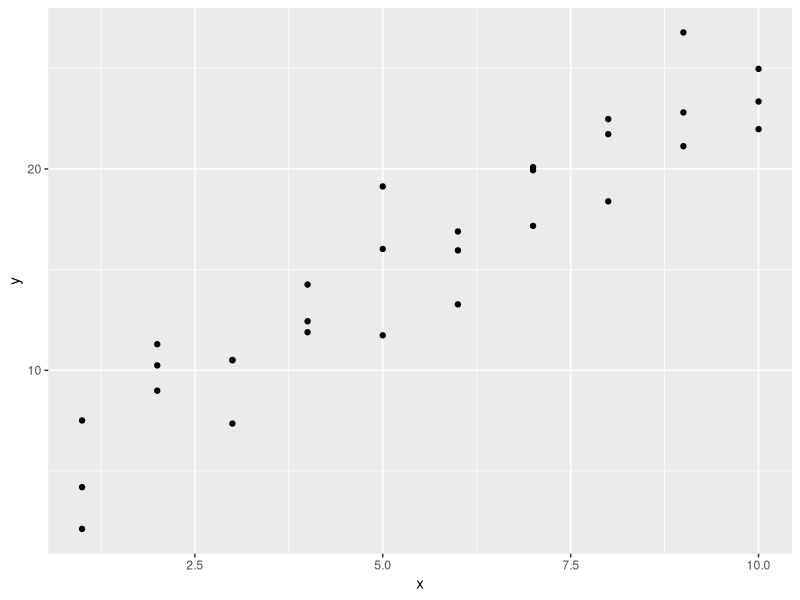
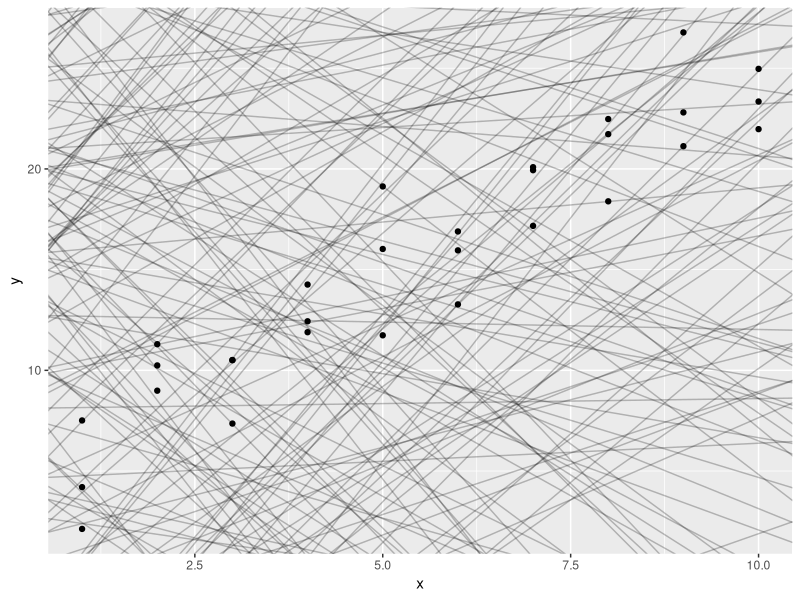
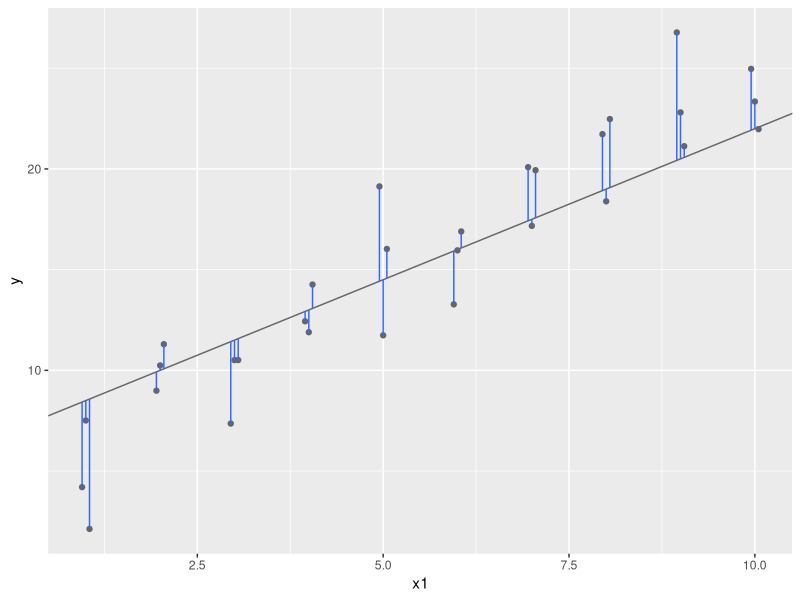
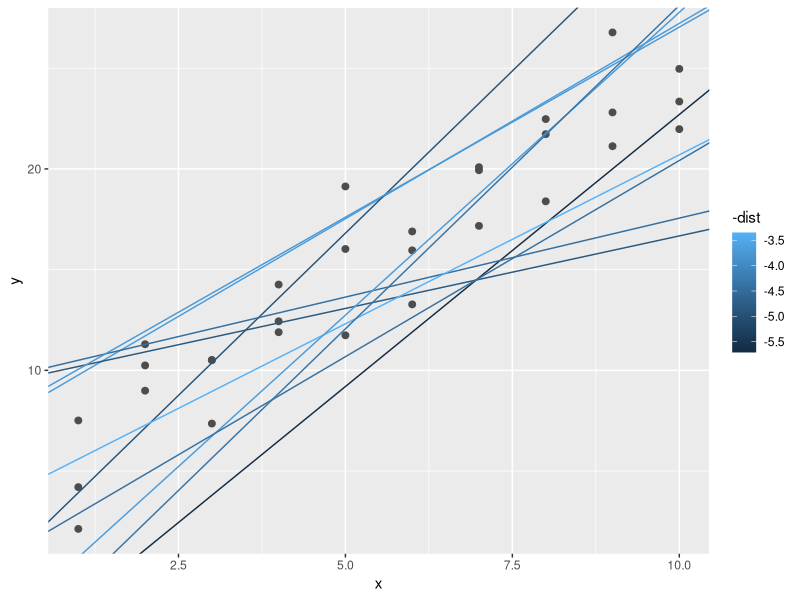
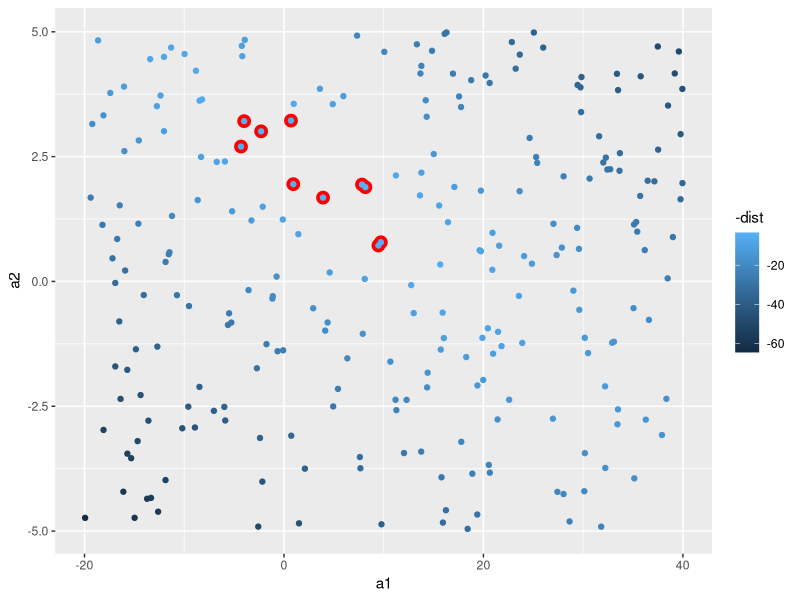
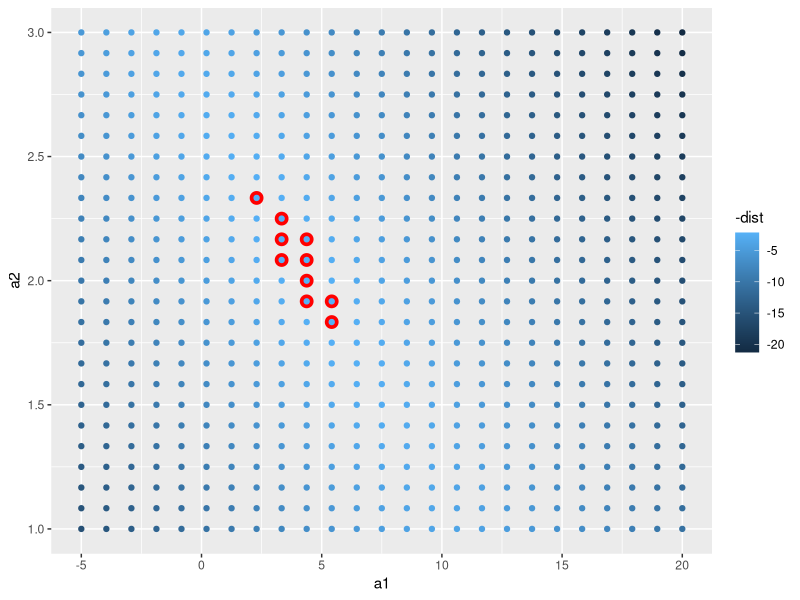
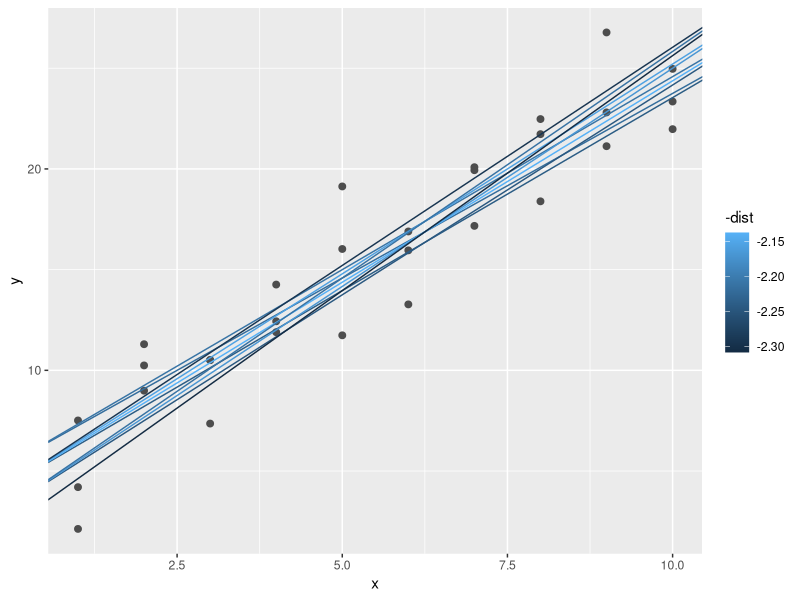
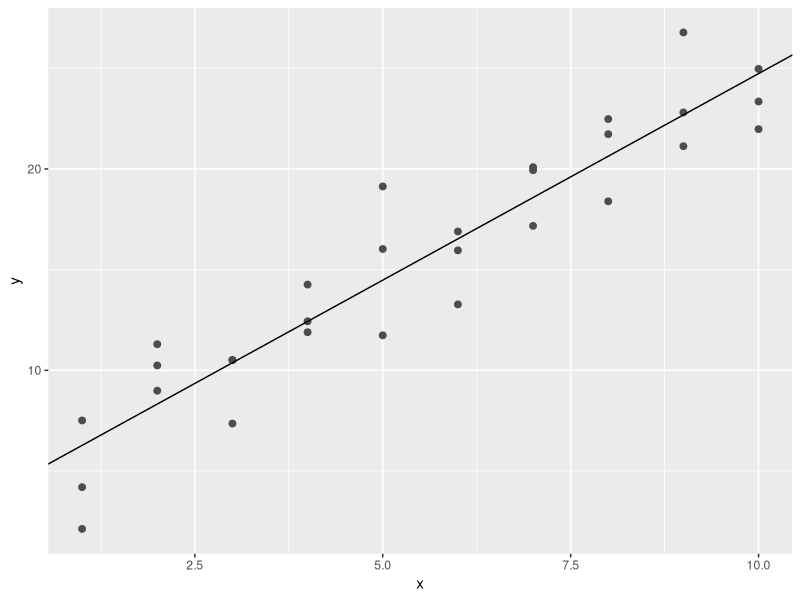

Write the R code that produced these figures, in order. (Note: this script raises an error after producing the figures.)
## ---- chunk 1
library(tidyverse)

library(modelr)
options(na.action = na.warn)
## ---- chunk 2
ggplot(sim1, aes(x, y)) + 
  geom_point()
## ---- chunk 3
models <- tibble(
  a1 = runif(250, -20, 40),
  a2 = runif(250, -5, 5)
)

ggplot(sim1, aes(x, y)) + 
  geom_abline(aes(intercept = a1, slope = a2), data = models, alpha = 1/4) +
  geom_point() 
## ---- chunk 4
dist1 <- sim1 %>% 
  mutate(
    dodge = rep(c(-1, 0, 1) / 20, 10),
    x1 = x + dodge,
    pred = 7 + x1 * 1.5
  )

ggplot(dist1, aes(x1, y)) + 
  geom_abline(intercept = 7, slope = 1.5, colour = "grey40") +
  geom_point(colour = "grey40") +
  geom_linerange(aes(ymin = y, ymax = pred), colour = "#3366FF") 
## ---- chunk 5
model1 <- function(a, data) {
  a[1] + data$x * a[2]
}
model1(c(7, 1.5), sim1)
## ---- chunk 6
measure_distance <- function(mod, data) {
  diff <- data$y - model1(mod, data)
  sqrt(mean(diff ^ 2))
}
measure_distance(c(7, 1.5), sim1)
## ---- chunk 7
sim1_dist <- function(a1, a2) {
  measure_distance(c(a1, a2), sim1)
}

models <- models %>% 
  mutate(dist = purrr::map2_dbl(a1, a2, sim1_dist))
models
## ---- chunk 8
ggplot(sim1, aes(x, y)) + 
  geom_point(size = 2, colour = "grey30") + 
  geom_abline(
    aes(intercept = a1, slope = a2, colour = -dist), 
    data = filter(models, rank(dist) <= 10)
  )
## ---- chunk 9
ggplot(models, aes(a1, a2)) +
  geom_point(data = filter(models, rank(dist) <= 10), size = 4, colour = "red") +
  geom_point(aes(colour = -dist))
## ---- chunk 10
grid <- expand.grid(
  a1 = seq(-5, 20, length = 25),
  a2 = seq(1, 3, length = 25)
  ) %>% 
  mutate(dist = purrr::map2_dbl(a1, a2, sim1_dist))

grid %>% 
  ggplot(aes(a1, a2)) +
  geom_point(data = filter(grid, rank(dist) <= 10), size = 4, colour = "red") +
  geom_point(aes(colour = -dist)) 
## ---- chunk 11
ggplot(sim1, aes(x, y)) + 
  geom_point(size = 2, colour = "grey30") + 
  geom_abline(
    aes(intercept = a1, slope = a2, colour = -dist), 
    data = filter(grid, rank(dist) <= 10)
  )
## ---- chunk 12
best <- optim(c(0, 0), measure_distance, data = sim1)
best$par

ggplot(sim1, aes(x, y)) + 
  geom_point(size = 2, colour = "grey30") + 
  geom_abline(intercept = best$par[1], slope = best$par[2])
## ---- chunk 13
sim1_mod <- lm(y ~ x, data = sim1)
coef(sim1_mod)
## ---- chunk 14
    sim1a <- tibble(
      x = rep(1:10, each = 3),
      y = x * 1.5 + 6 + rt(length(x), df = 2)
    )
## ---- chunk 15
    measure_distance <- function(mod, data) {
      diff <- data$y - model1(mod, data)
      mean(abs(diff))
    }
## ---- chunk 16
    model1 <- function(a, data) {
      a[1] + data$x * a[2] + a[3]
    }
## ---- chunk 17
grid <- sim1 %>% 
  data_grid(x) 
grid
## ---- chunk 18
grid <- grid %>% 
  add_predictions(sim1_mod) 
grid
## ---- chunk 19
ggplot(sim1, aes(x)) +
  geom_point(aes(y = y)) +
  geom_line(aes(y = pred), data = grid, colour = "red", size = 1)
## ---- chunk 20
sim1 <- sim1 %>% 
  add_residuals(sim1_mod)
sim1
## ---- chunk 21
ggplot(sim1, aes(resid)) + 
  geom_freqpoly(binwidth = 0.5)
## ---- chunk 22
ggplot(sim1, aes(x, resid)) + 
  geom_ref_line(h = 0) +
  geom_point() 
## ---- chunk 23
df <- tribble(
  ~y, ~x1, ~x2,
  4, 2, 5,
  5, 1, 6
)
model_matrix(df, y ~ x1)
## ---- chunk 24
model_matrix(df, y ~ x1 - 1)
## ---- chunk 25
model_matrix(df, y ~ x1 + x2)
## ---- chunk 26
df <- tribble(
  ~ sex, ~ response,
  "male", 1,
  "female", 2,
  "male", 1
)
model_matrix(df, response ~ sex)
## ---- chunk 27
ggplot(sim2) + 
  geom_point(aes(x, y))
## ---- chunk 28
mod2 <- lm(y ~ x, data = sim2)

grid <- sim2 %>% 
  data_grid(x) %>% 
  add_predictions(mod2)
grid
## ---- chunk 29
ggplot(sim2, aes(x)) + 
  geom_point(aes(y = y)) +
  geom_point(data = grid, aes(y = pred), colour = "red", size = 4)
## ---- chunk 30
tibble(x = "e") %>% 
  add_predictions(mod2)
## ---- chunk 31
ggplot(sim3, aes(x1, y)) + 
  geom_point(aes(colour = x2))
## ---- chunk 32
mod1 <- lm(y ~ x1 + x2, data = sim3)
mod2 <- lm(y ~ x1 * x2, data = sim3)
## ---- chunk 33
grid <- sim3 %>% 
  data_grid(x1, x2) %>% 
  gather_predictions(mod1, mod2)
grid
## ---- chunk 34
ggplot(sim3, aes(x1, y, colour = x2)) + 
  geom_point() + 
  geom_line(data = grid, aes(y = pred)) + 
  facet_wrap(~ model)
## ---- chunk 35
sim3 <- sim3 %>% 
  gather_residuals(mod1, mod2)

ggplot(sim3, aes(x1, resid, colour = x2)) + 
  geom_point() + 
  facet_grid(model ~ x2)
## ---- chunk 36
mod1 <- lm(y ~ x1 + x2, data = sim4)
mod2 <- lm(y ~ x1 * x2, data = sim4)

grid <- sim4 %>% 
  data_grid(
    x1 = seq_range(x1, 5), 
    x2 = seq_range(x2, 5) 
  ) %>% 
  gather_predictions(mod1, mod2)
grid
## ---- chunk 37
    seq_range(c(0.0123, 0.923423), n = 5)
    seq_range(c(0.0123, 0.923423), n = 5, pretty = TRUE)
## ---- chunk 38
    x1 <- rcauchy(100)
    seq_range(x1, n = 5)
    seq_range(x1, n = 5, trim = 0.10)
    seq_range(x1, n = 5, trim = 0.25)
    seq_range(x1, n = 5, trim = 0.50)
## ---- chunk 39
    x2 <- c(0, 1)
    seq_range(x2, n = 5)
    seq_range(x2, n = 5, expand = 0.10)
    seq_range(x2, n = 5, expand = 0.25)
    seq_range(x2, n = 5, expand = 0.50)
## ---- chunk 40
ggplot(grid, aes(x1, x2)) + 
  geom_tile(aes(fill = pred)) + 
  facet_wrap(~ model)
## ---- chunk 41
ggplot(grid, aes(x1, pred, colour = x2, group = x2)) + 
  geom_line() +
  facet_wrap(~ model)
ggplot(grid, aes(x2, pred, colour = x1, group = x1)) + 
  geom_line() +
  facet_wrap(~ model)
## ---- chunk 42
df <- tribble(
  ~y, ~x,
   1,  1,
   2,  2, 
   3,  3
)
model_matrix(df, y ~ x^2 + x)
model_matrix(df, y ~ I(x^2) + x)
## ---- chunk 43
model_matrix(df, y ~ poly(x, 2))
## ---- chunk 44
library(splines)
model_matrix(df, y ~ ns(x, 2))
## ---- chunk 45
sim5 <- tibble(
  x = seq(0, 3.5 * pi, length = 50),
  y = 4 * sin(x) + rnorm(length(x))
)

ggplot(sim5, aes(x, y)) +
  geom_point()
## ---- chunk 46
mod1 <- lm(y ~ ns(x, 1), data = sim5)
mod2 <- lm(y ~ ns(x, 2), data = sim5)
mod3 <- lm(y ~ ns(x, 3), data = sim5)
mod4 <- lm(y ~ ns(x, 4), data = sim5)
mod5 <- lm(y ~ ns(x, 5), data = sim5)

grid <- sim5 %>% 
  data_grid(x = seq_range(x, n = 50, expand = 0.1)) %>% 
  gather_predictions(mod1, mod2, mod3, mod4, mod5, .pred = "y")

ggplot(sim5, aes(x, y)) + 
  geom_point() +
  geom_line(data = grid, colour = "red") +
  facet_wrap(~ model)
## ---- chunk 47
df <- tribble(
  ~x, ~y,
  1, 2.2,
  2, NA,
  3, 3.5,
  4, 8.3,
  NA, 10
)

mod <- lm(y ~ x, data = df)
## ---- chunk 48
mod <- lm(y ~ x, data = df, na.action = na.exclude)
## ---- chunk 49
nobs(mod)
